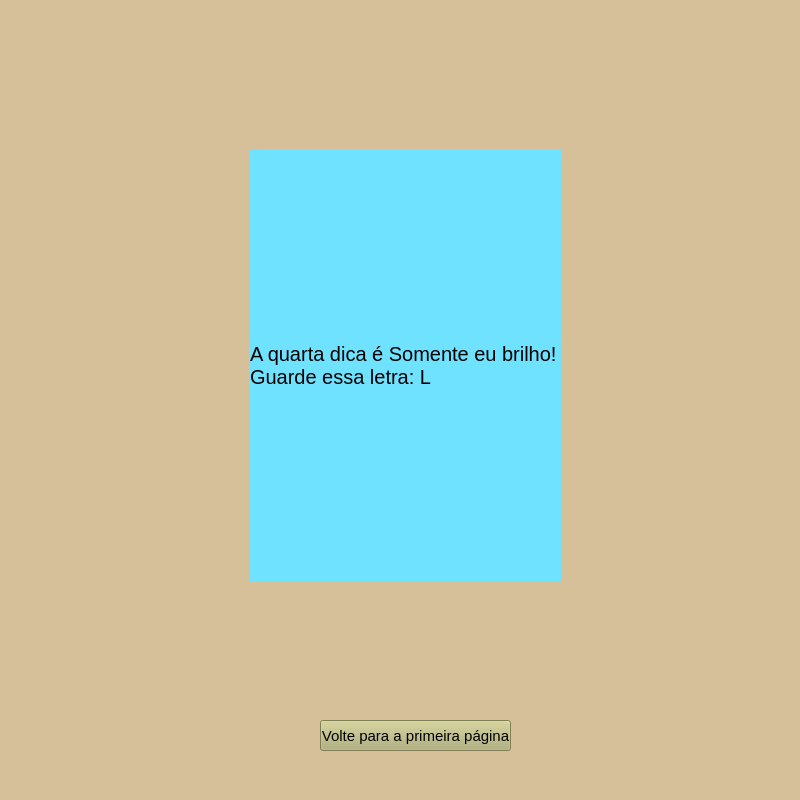
<?xml version="1.0" encoding="UTF-8"?>
<ui version="4.0">
 <class>mirror</class>
 <widget class="QMainWindow" name="mirror">
  <property name="geometry">
   <rect>
    <x>0</x>
    <y>0</y>
    <width>800</width>
    <height>800</height>
   </rect>
  </property>
  <property name="minimumSize">
   <size>
    <width>800</width>
    <height>800</height>
   </size>
  </property>
  <property name="maximumSize">
   <size>
    <width>800</width>
    <height>800</height>
   </size>
  </property>
  <property name="windowTitle">
   <string>MainWindow</string>
  </property>
  <property name="autoFillBackground">
   <bool>false</bool>
  </property>
  <property name="styleSheet">
   <string notr="true">background-color:#D6C099;</string>
  </property>
  <widget class="QWidget" name="centralwidget">
   <widget class="QLabel" name="label">
    <property name="geometry">
     <rect>
      <x>0</x>
      <y>-20</y>
      <width>811</width>
      <height>761</height>
     </rect>
    </property>
    <property name="text">
     <string/>
    </property>
    <property name="pixmap">
     <pixmap>imgs/espelho.png</pixmap>
    </property>
    <property name="scaledContents">
     <bool>true</bool>
    </property>
   </widget>
   <widget class="QLabel" name="mirror_tip">
    <property name="geometry">
     <rect>
      <x>250</x>
      <y>150</y>
      <width>311</width>
      <height>431</height>
     </rect>
    </property>
    <property name="autoFillBackground">
     <bool>false</bool>
    </property>
    <property name="styleSheet">
     <string notr="true">font-size:20px;
background-color:#6FE2FF;</string>
    </property>
    <property name="text">
     <string>A quarta dica é Somente eu brilho!
Guarde essa letra: L</string>
    </property>
    <property name="wordWrap">
     <bool>true</bool>
    </property>
   </widget>
   <widget class="QPushButton" name="back_tofirst">
    <property name="geometry">
     <rect>
      <x>320</x>
      <y>720</y>
      <width>191</width>
      <height>31</height>
     </rect>
    </property>
    <property name="styleSheet">
     <string notr="true">font-size:15px;
background-color:#B1AF74;</string>
    </property>
    <property name="text">
     <string>Volte para a primeira página</string>
    </property>
   </widget>
  </widget>
 </widget>
 <resources/>
 <connections/>
</ui>
